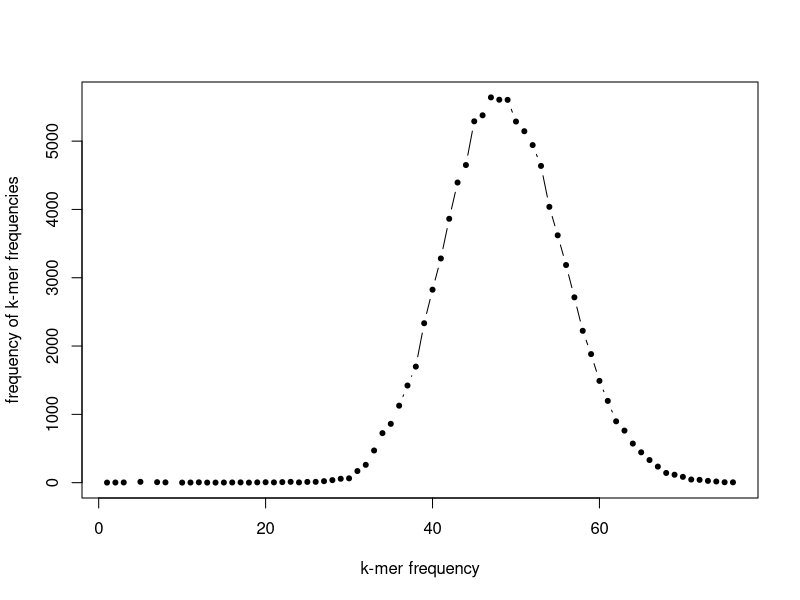

Reproduce this figure in R.
library(tidyverse) 

# The purpose of the script is to demonstrate in principle how
# distributions of k-mer frequencies can be used to 
# infer genome size in a really simple way. Actual 
# empirical data are much messier, so methods implemented
# in software such as genomescope are preferable. 

# The script works by simulating a random diploid genome 
# and sequencing reads from that genome. 


# first specify genome length (don't pick a realistic eukaryotic number)
G <- 100000

# In diploid organisms, there are usually differences
# between homozygous chromosomes. Simulate set the frequency here. 

# mutations:
	# set an arbitrary translation vector to "mutate" the homologous chromosome
	mut <- c(A="T",C="G",G="C",T="A")
	# heterozygosity (fraction of heterozygous sites)
	hz <- 0.00
	# expected number of variable sites
	nvar <- round(hz * G)


# create random genome sequence
seq1 <- sample(c("A","C","G","T"),size=G,replace=TRUE) 
# create homologous sequence (with heterozygous sites)
seq2 <- seq1
	if(nvar > 0){
		s <- sample(1:G,nvar)
		seq2[s] <- mut[seq2[s]]
	}

# concatenate bases into sequences
seq1 <- paste(seq1, collapse="")
seq2 <- paste(seq2, collapse="")

# put both sequences into a list object
seqlist <- list(seq1,seq2)

# now we have a diploid genome with heterozygous sites
# simulate sequencing data with error + chopping up k-mers

# expected per-base sequencing coverage
ec <- 60

# read length
rl <- 100

# number of reads needed to achieve coverage
rn <- round(G/rl * ec)

# random read start positions:
rstart <- sample(1:(G-rl+1),rn,replace=TRUE)

# which chromosome should the read come from?
rchrom <- sample(1:2,rn,replace=TRUE)

# how many errors should the read have?
	# per read error rate
	e <- 0.000 * rl
	# add error to this many reads
	rerror <- round(e * rn)
	# place error in these positions:
	rerrpos <- sample(1:rl,rn,replace=TRUE)

# initialize read vector of length 'rn'
reseq <- character(rn)

# extract first 'rerror' sequences, add errors
if(rerror > 0){
	for(i in 1:rerror){
		# extract read
		reseq[[i]] <- substr(
			seqlist[[rchrom[i]]],
			rstart[i],
			(rstart[i] + rl - 1))
		# add error
		substr(reseq[[i]],rerrpos[i],rerrpos[i]) <- mut[substr(reseq[[i]],rerrpos[i],rerrpos[i])]
		if((i %% 1000) == 0){print(i)}
	}
}

# extract remaining sequences without errors
for(i in (rerror+1):rn){
	# extract read
	reseq[[i]] <- substr(
		seqlist[[rchrom[i]]],
		rstart[i],
		(rstart[i] + rl - 1))
	if((i %% 1000) == 0){print(i)}
}


# decompose reads into k-mers

# k-mer length
kl <- 20

# number of k-mers in a read
kn <- rl - kl + 1

# initialize kmer vector of length 'kn * rn'
kmers <- character(kn * rn)

# extract 'kn' k-mers from each of 'rn' reads
for(i in 1:rn){
	for(j in 1:kn){
		k <- (i - 1) * kn + j
		kmers[k] <- substr(reseq[[i]],j,(j+kl-1))
	}
	if((i %% 1000) == 0){print(i)}
}

# collect frequency of each k-mer (note, "non-canonical" k-mer tally)
cc <- table(kmers)

# collect frequencies of k-mer frequencies (k-mer spectrum)
ff <- table(cc) %>% data.frame()
	ff[,1] <- ff[,1] %>% as.character() %>% as.numeric()

# plot k-mer spectrum
plot(ff,pch=20,type="b",xlab="k-mer frequency",ylab="frequency of k-mer frequencies")


# How can we infer the size of the genome from the k-mer spectrum?

# with no error, no heterozygosity, and an unbiased sequencing 
# process, we could calculate it as the total number of k-mers
# divided by the average k-mer frequency:

# using average k-mer frequency:
Kmean <- sum(ff[,1]*ff[,2])/sum(ff[,2])
Ktotal <- sum(ff[,1]*ff[,2])
Ktotal / Kmean + kl - 1
# this won't be correct if e > 0

# sequencing error complicates things, so we want to try to exclude 
# those very low frequency k-mers that are probably errors
# exclude k-mers with frequency < 5
ex <- 1:4

Kmean <- sum(ff[-ex,1]*ff[-ex,2])/sum(ff[-ex,2])
Ktotal <- sum(ff[-ex,1]*ff[-ex,2])
Ktotal / Kmean + kl - 1
# this won't be correct if hz > 0

# heterozygosity complicates things further. the average
# k-mer frequency is no longer useful. now our plot has 2
# peaks. the left-most peak is composed of heterozygous k-mers. 
# we want to use the mode of the right-most peak. 
ex <- 1:4
Kmode <- ff[-ex,][which.max(ff[-ex,2]),1]
Ktotal <- sum(ff[-ex,1]*ff[-ex,2])

Ktotal/Kmode + kl - 1


